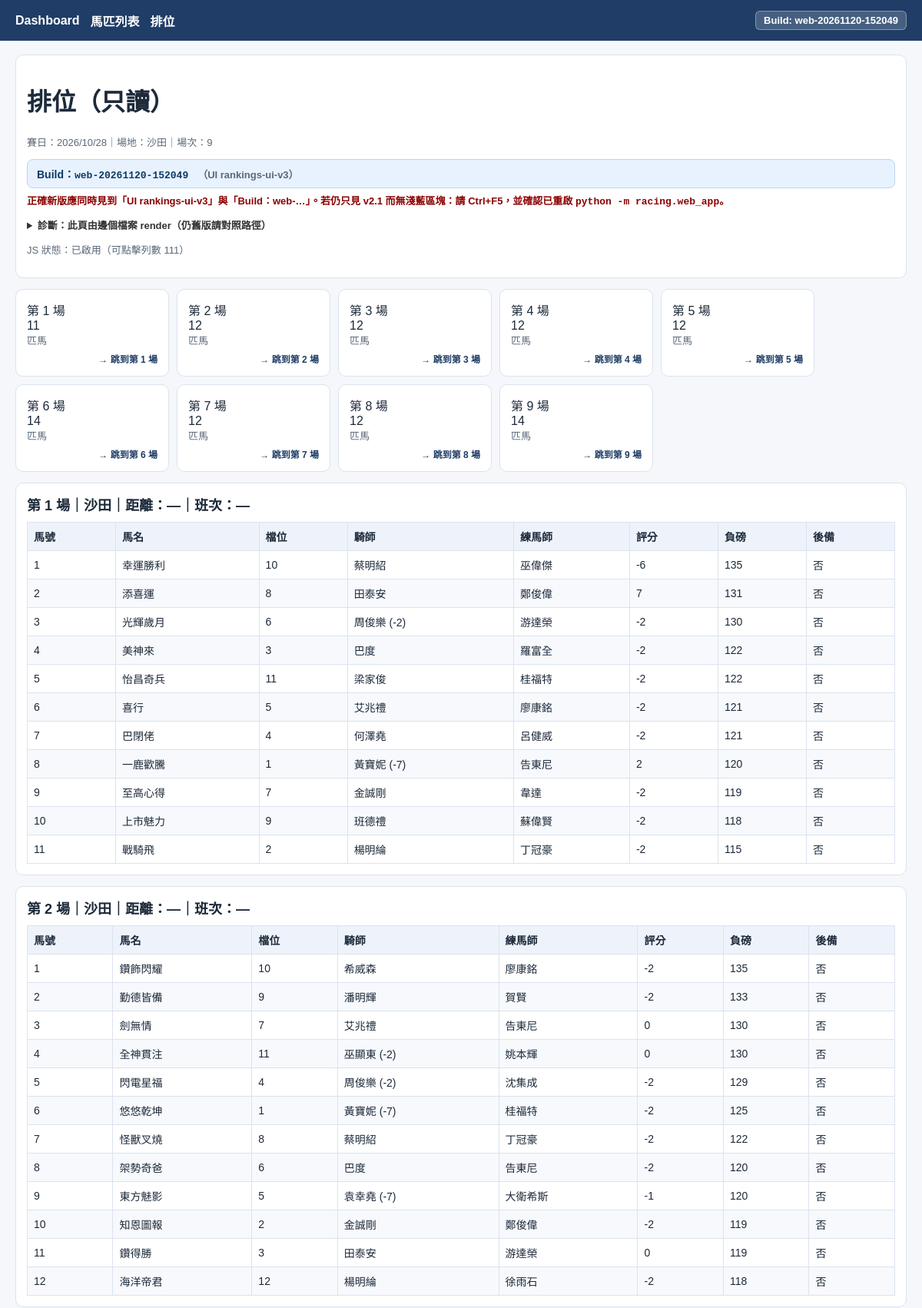
Screenshot of /rankings (upper part) with the database file from the repository.
### tables this page shows
CREATE TABLE "racecard_starters" (
    id INTEGER PRIMARY KEY AUTOINCREMENT,
    race_date TEXT NOT NULL,
    racecourse TEXT NOT NULL,
    race_no INTEGER NOT NULL,
    後備 TEXT NOT NULL DEFAULT '否',
    horse_id TEXT,
    "馬號" TEXT,
    "馬名" TEXT,
    "檔位" TEXT,
    "騎師" TEXT,
    "練馬師" TEXT,
    "負磅" TEXT,
    "評分" TEXT,
    "馬匹體重" TEXT,
    "配備" TEXT,
    "預測賠率" TEXT,
    "即時賠率" TEXT
, "即時位置賠率" TEXT);

### racing/web_app.py (the view)
@app.get("/rankings")
def rankings() -> str:
    init_db(DB_PATH)
    payload = _latest_rankings_payload()
    rankings_path = (TEMPLATE_DIR / "rankings.html").resolve()
    html = render_template(
        "rankings.html",
        payload=payload,
        ui_version=RANKINGS_UI_VERSION,
        debug_web_app_py=str(Path(__file__).resolve()),
        debug_rankings_html=str(rankings_path),
    )
    resp = make_response(html)
    resp.headers["Cache-Control"] = "no-store, no-cache, must-revalidate, max-age=0"
    resp.headers["Pragma"] = "no-cache"
    return resp

### racing/challenge_kings.py (called while the page is built)
def challenge_kings_schema_sql() -> str:
    return """
        CREATE TABLE IF NOT EXISTS challenge_standings (
          id INTEGER PRIMARY KEY AUTOINCREMENT,
          challenge_type TEXT NOT NULL,
          race_date TEXT NOT NULL,
          entry_no TEXT NOT NULL DEFAULT '',
          person_name TEXT NOT NULL,
          day_points TEXT NOT NULL DEFAULT '',
          wins TEXT NOT NULL DEFAULT '',
          seconds TEXT NOT NULL DEFAULT '',
          thirds TEXT NOT NULL DEFAULT '',
          fourths TEXT NOT NULL DEFAULT '',
          remark TEXT NOT NULL DEFAULT '',
          is_other INTEGER NOT NULL DEFAULT 0,
          updated_at TEXT NOT NULL DEFAULT '',
          UNIQUE(challenge_type, race_date, entry_no, person_name, is_other)
        );
        CREATE INDEX IF NOT EXISTS idx_challenge_standings_meeting
          ON challenge_standings(challenge_type, race_date);
    """

### racing/db.py (called while the page is built)
def is_acceptable_horse_id(horse_id: str) -> bool:
    hid = str(horse_id or "").strip()
    if len(hid) < 2 or len(hid) > 48:
        return False
    if hid.lower() in _DISALLOWED_HORSE_IDS:
        return False
    if _RE_HKJC_HORSE_ID.match(hid):
        return True
    if _RE_BRAND_NO.match(hid):
        return True
    return False

def connect(db_path: Path) -> sqlite3.Connection:
    conn = sqlite3.connect(str(db_path), timeout=30.0)
    conn.row_factory = sqlite3.Row
    conn.execute("PRAGMA foreign_keys = ON;")
    conn.execute("PRAGMA busy_timeout = 30000;")
    return conn

def get_connection(db_path: Path) -> sqlite3.Connection:
    return connect(db_path)

def _purge_unacceptable_horses(conn: sqlite3.Connection) -> None:
    rows = conn.execute("SELECT horse_id FROM horses;").fetchall()
    bad = [
        str(r["horse_id"] or "").strip()
        for r in rows
        if not is_acceptable_horse_id(str(r["horse_id"] or ""))
    ]
    if not bad:
        return
    for hid in bad:
        conn.execute("DELETE FROM race_records WHERE horse_id = ?;", (hid,))
        conn.execute("DELETE FROM horses WHERE horse_id = ?;", (hid,))

### racing/schema.py (called while the page is built)
def qident(identifier: str) -> str:
    return '"' + identifier.replace('"', '""') + '"'

def _read_table_columns(conn: sqlite3.Connection, table: str) -> set[str]:
    try:
        rows = conn.execute(f"PRAGMA table_info({qident(table)});").fetchall()
    except sqlite3.OperationalError:
        return set()
    return {str(row["name"]) for row in rows}

### racing/web_app.py (called while the page is built)
@app.before_request
def _ensure_scheduler_before_request() -> None:
    _ensure_download_scheduler()

### racing/web_templates/rankings.html (shortened to what this page needs)
{% extends "base.html" %}
{% block content %}
<div class="card">
  <h1>排位（只讀）</h1>
  <p class="small">賽日：{{ payload.race_date }}｜場地：{{ payload.racecourse }}｜場次：{{ payload.race_count }}</p>
  <div class="build-stamp" title="與程式／模板修改時間連動；有變代表已載入新版本">
    Build：<code style="font-size: 13px;">{{ web_build_tag }}</code>
    <span class="small" style="margin-left:8px;">（UI {{ ui_version }}）</span>
  </div>
  <p class="small" style="color:#8b0000;font-weight:600;margin-top:6px;">
    正確新版應同時見到「UI rankings-ui-v3」與「Build：web-…」。若仍只見 v2.1 而無淺藍區塊：請 Ctrl+F5，並確認已重啟 <code>python -m racing.web_app</code>。
  </p>
  <details class="small" style="margin-top:8px;color:#333;">
    <summary style="cursor:pointer;font-weight:600;">診斷：此頁由邊個檔案 render（仍舊版請對照路徑）</summary>
  </details>
  <p class="small" id="rankings-ui-js-status">JS 狀態：尚未初始化</p>
</div>
{% if payload.races %}
<div class="race-grid">
  {% for race in payload.races %}
  <a class="race-jump card-link" href="#race-{{ race.race_no }}">
    <div class="card">
      <div class="card-title">第 {{ race.race_no }} 場</div>
      <div class="card-value">{{ race.rows|length }}</div>
      <div class="small">匹馬</div>
      <div class="jump-hint">→ 跳到第 {{ race.race_no }} 場</div>
    </div>
  </a>
  {% endfor %}
</div>
{% for race in payload.races %}
<div id="race-{{ race.race_no }}" class="card race-card">
  <h3>{{ race.title }}</h3>
  <table class="race-table">
    <thead>
      <tr>
        <th>馬號</th>
        <th>馬名</th>
        <th>檔位</th>
        <th>騎師</th>
        <th>練馬師</th>
        <th>評分</th>
        <th>負磅</th>
        <th>後備</th>
      </tr>
    </thead>
    <tbody>
      {% for row in race.rows %}
      <tr class="racecard-row"
          data-horse-id="{{ row.horse_id }}"
          data-horse-name="{{ row.horse_name }}">
        <td>{{ row.horse_no }}</td>
        <td>{{ row.horse_name }}</td>
        <td>{{ row.draw }}</td>
        <td>{{ row.jockey }}</td>
        <td>{{ row.trainer }}</td>
        <td>{{ row.rating }}</td>
        <td>{{ row.handicap }}</td>
        <td>{{ row.reserve }}</td>
      </tr>
      {% endfor %}
    </tbody>
  </table>
</div>
{% endfor %}
{% else %}
<div class="card">目前沒有可顯示的排位資料。</div>
{% endif %}
{% endblock %}

### racing/web_templates/base.html (shortened to what this page needs)
<!doctype html>
<html lang="zh-Hant">
<head>
</head>
<body>
  <header>
    <nav>
      <a href="{{ url_for('index') }}">Dashboard</a>
      <a href="{{ url_for('horses_list') }}">馬匹列表</a>
      <a href="{{ url_for('rankings') }}">排位</a>
      <span class="build-badge" title="確認是否已載入最新版本">Build: {{ web_build_tag }}</span>
    </nav>
  </header>
  <main>
    {% block content %}{% endblock %}
  </main>
</body>
</html>

### racing/web_templates/base.html (style rules this page uses)
:root { color-scheme: light; }
body { margin: 0; font-family: "Microsoft JhengHei", Arial, sans-serif; background: #f5f7fb; color: #1d2a3a; }
header { background: #1f3d66; color: #fff; padding: 14px 20px; }
nav { display: flex; flex-wrap: wrap; align-items: center; gap: 8px 14px; }
nav a { color: #fff; margin-right: 0; text-decoration: none; font-weight: 600; }
main { padding: 18px 20px; }
.card { background: #fff; border: 1px solid #dbe3ef; border-radius: 10px; padding: 14px; margin-bottom: 14px; }
.card-link { color: inherit; text-decoration: none; display: block; }
.card-link .card { transition: background-color .15s ease, border-color .15s ease, box-shadow .15s ease, transform .12s ease; }
table { width: 100%; border-collapse: collapse; background: #fff; }
th, td { border: 1px solid #dbe3ef; padding: 8px; font-size: 14px; text-align: left; }
th { background: #eef3fb; white-space: nowrap; }
.build-badge { margin-left: auto; font-size: 13px; font-weight: 700; color: #fff; background: rgba(255, 255, 255, 0.18); padding: 4px 10px; border-radius: 6px; border: 1px solid rgba(255, 255, 255, 0.35); }

### racing/web_templates/rankings.html (style rules this page uses)
.race-grid { display: flex; flex-wrap: wrap; gap: 10px; margin-bottom: 14px; }
.race-jump.card-link .card { min-width: 170px; margin-bottom: 0; }
.jump-hint { text-align: right; color: #1f3d66; font-size: 12px; font-weight: 600; margin-top: 6px; }
.race-card { margin-bottom: 14px; }
.race-card h3 { margin: 0 0 10px 0; font-size: 18px; }
.small { font-size: 13px; color: #5a6878; }
.race-table tbody tr:nth-child(odd) { background-color: #ffffff; }
.race-table tbody tr:nth-child(even) { background-color: #f7f9fc; }
.racecard-row { cursor: pointer; transition: background-color .12s ease; }
.build-stamp { margin: 10px 0 6px; padding: 8px 12px; background: #e8f2ff; border: 1px solid #b8d4f0; border-radius: 8px; font-size: 14px; color: #0d3a66; font-weight: 600; }

### rows the page displays
racecard_starters: horse_no "1", horse_name "幸運勝利", draw "10", jockey "蔡明紹", trainer "巫偉傑", rating "-6", handicap "135", reserve "否"
racecard_starters: horse_no "2", horse_name "添喜運", draw "8", jockey "田泰安", trainer "鄭俊偉", rating "7", handicap "131", reserve "否"
racecard_starters: horse_no "3", horse_name "光輝歲月", draw "6", jockey "周俊樂 (-2)", trainer "游達榮", rating "-2", handicap "130", reserve "否"
racecard_starters: horse_no "4", horse_name "美神來", draw "3", jockey "巴度", trainer "羅富全", rating "-2", handicap "122", reserve "否"
racecard_starters: horse_no "5", horse_name "怡昌奇兵", draw "11", jockey "梁家俊", trainer "桂福特", rating "-2", handicap "122", reserve "否"
racecard_starters: horse_no "6", horse_name "喜行", draw "5", jockey "艾兆禮", trainer "廖康銘", rating "-2", handicap "121", reserve "否"
racecard_starters: horse_no "7", horse_name "巴閉佬", draw "4", jockey "何澤堯", trainer "呂健威", rating "-2", handicap "121", reserve "否"
racecard_starters: horse_no "8", horse_name "一鹿歡騰", draw "1", jockey "黃寶妮 (-7)", trainer "告東尼", rating "2", handicap "120", reserve "否"
racecard_starters: horse_no "9", horse_name "至高心得", draw "7", jockey "金誠剛", trainer "韋達", rating "-2", handicap "119", reserve "否"
racecard_starters: horse_no "10", horse_name "上市魅力", draw "9", jockey "班德禮", trainer "蘇偉賢", rating "-2", handicap "118", reserve "否"
racecard_starters: horse_no "11", horse_name "戰騎飛", draw "2", jockey "楊明綸", trainer "丁冠豪", rating "-2", handicap "115", reserve "否"
racecard_starters: horse_no "1", horse_name "鑽飾閃耀", draw "10", jockey "希威森", trainer "廖康銘", rating "-2", handicap "135", reserve "否"
racecard_starters: horse_no "2", horse_name "勤德皆備", draw "9", jockey "潘明輝", trainer "賀賢", rating "-2", handicap "133", reserve "否"
racecard_starters: horse_no "3", horse_name "劍無情", draw "7", jockey "艾兆禮", trainer "告東尼", rating "0", handicap "130", reserve "否"
racecard_starters: horse_no "4", horse_name "全神貫注", draw "11", jockey "巫顯東 (-2)", trainer "姚本輝", rating "0", handicap "130", reserve "否"
racecard_starters: horse_no "5", horse_name "閃電星福", draw "4", jockey "周俊樂 (-2)", trainer "沈集成", rating "-2", handicap "129", reserve "否"
racecard_starters: horse_no "6", horse_name "悠悠乾坤", draw "1", jockey "黃寶妮 (-7)", trainer "桂福特", rating "-2", handicap "125", reserve "否"
racecard_starters: horse_no "7", horse_name "怪獸叉燒", draw "8", jockey "蔡明紹", trainer "丁冠豪", rating "-2", handicap "122", reserve "否"
racecard_starters: horse_no "8", horse_name "架勢奇爸", draw "6", jockey "巴度", trainer "告東尼", rating "-2", handicap "120", reserve "否"
racecard_starters: horse_no "9", horse_name "東方魅影", draw "5", jockey "袁幸堯 (-7)", trainer "大衛希斯", rating "-1", handicap "120", reserve "否"
racecard_starters: horse_no "10", horse_name "知恩圖報", draw "2", jockey "金誠剛", trainer "鄭俊偉", rating "-2", handicap "119", reserve "否"
racecard_starters: horse_no "11", horse_name "鑽得勝", draw "3", jockey "田泰安", trainer "游達榮", rating "0", handicap "119", reserve "否"
racecard_starters: horse_no "12", horse_name "海洋帝君", draw "12", jockey "楊明綸", trainer "徐雨石", rating "-2", handicap "118", reserve "否"

### other values shown
{{ web_build_tag }} "web-20261120-152049"
{{ payload.race_date }} "2026/10/28"
{{ payload.racecourse }} "沙田"
{{ payload.race_count }} "9"
{{ ui_version }} "rankings-ui-v3"
{{ race.race_no }} "1" "2" "3" "4" "5" "6" "7" "8" "9"
{{ race.rows|length }} "11" "12" "12" "12" "12" "14" "12" "12" "14"
{{ race.title }} "第 1 場｜沙田｜距離：—｜班次：—" "第 2 場｜沙田｜距離：—｜班次：—"
